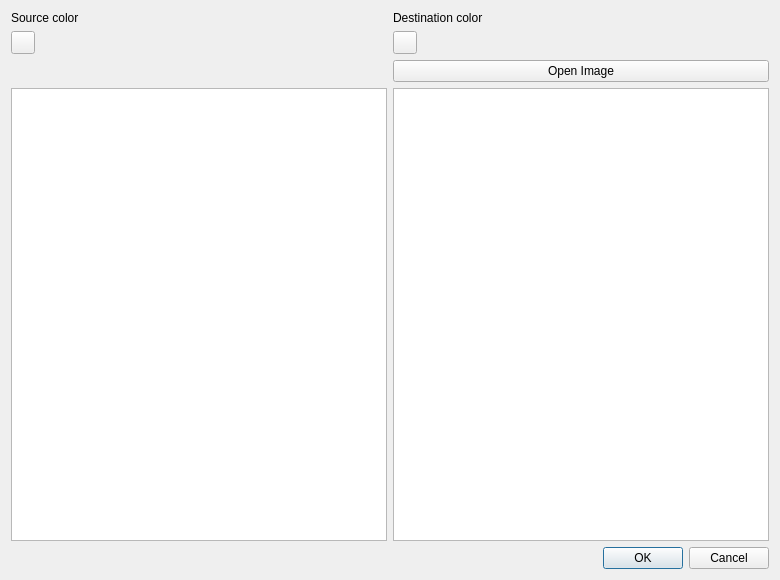
<?xml version="1.0" encoding="UTF-8"?>
<ui version="4.0">
 <class>DialogBaseColorCorrection</class>
 <widget class="QDialog" name="DialogBaseColorCorrection">
  <property name="geometry">
   <rect>
    <x>0</x>
    <y>0</y>
    <width>780</width>
    <height>580</height>
   </rect>
  </property>
  <property name="windowTitle">
   <string>Dialog</string>
  </property>
  <layout class="QGridLayout" name="gridLayout">
   <item row="6" column="1">
    <widget class="QDialogButtonBox" name="buttonBox">
     <property name="orientation">
      <enum>Qt::Horizontal</enum>
     </property>
     <property name="standardButtons">
      <set>QDialogButtonBox::Cancel|QDialogButtonBox::Ok</set>
     </property>
    </widget>
   </item>
   <item row="2" column="1">
    <widget class="QLabel" name="label_2">
     <property name="text">
      <string>Destination color</string>
     </property>
    </widget>
   </item>
   <item row="2" column="0">
    <widget class="QLabel" name="label">
     <property name="text">
      <string>Source color</string>
     </property>
    </widget>
   </item>
   <item row="3" column="1">
    <widget class="QToolButton" name="toolButton_2">
     <property name="text">
      <string/>
     </property>
    </widget>
   </item>
   <item row="3" column="0">
    <widget class="QToolButton" name="toolButton">
     <property name="enabled">
      <bool>true</bool>
     </property>
     <property name="text">
      <string/>
     </property>
    </widget>
   </item>
   <item row="4" column="1">
    <widget class="QPushButton" name="pushButton">
     <property name="text">
      <string>Open Image</string>
     </property>
    </widget>
   </item>
   <item row="5" column="1">
    <widget class="QGraphicsView" name="graphicsView_2"/>
   </item>
   <item row="5" column="0">
    <widget class="QGraphicsView" name="graphicsView"/>
   </item>
  </layout>
 </widget>
 <resources/>
 <connections>
  <connection>
   <sender>buttonBox</sender>
   <signal>accepted()</signal>
   <receiver>DialogBaseColorCorrection</receiver>
   <slot>accept()</slot>
   <hints>
    <hint type="sourcelabel">
     <x>561</x>
     <y>448</y>
    </hint>
    <hint type="destinationlabel">
     <x>157</x>
     <y>274</y>
    </hint>
   </hints>
  </connection>
  <connection>
   <sender>buttonBox</sender>
   <signal>rejected()</signal>
   <receiver>DialogBaseColorCorrection</receiver>
   <slot>reject()</slot>
   <hints>
    <hint type="sourcelabel">
     <x>629</x>
     <y>448</y>
    </hint>
    <hint type="destinationlabel">
     <x>286</x>
     <y>274</y>
    </hint>
   </hints>
  </connection>
 </connections>
</ui>
